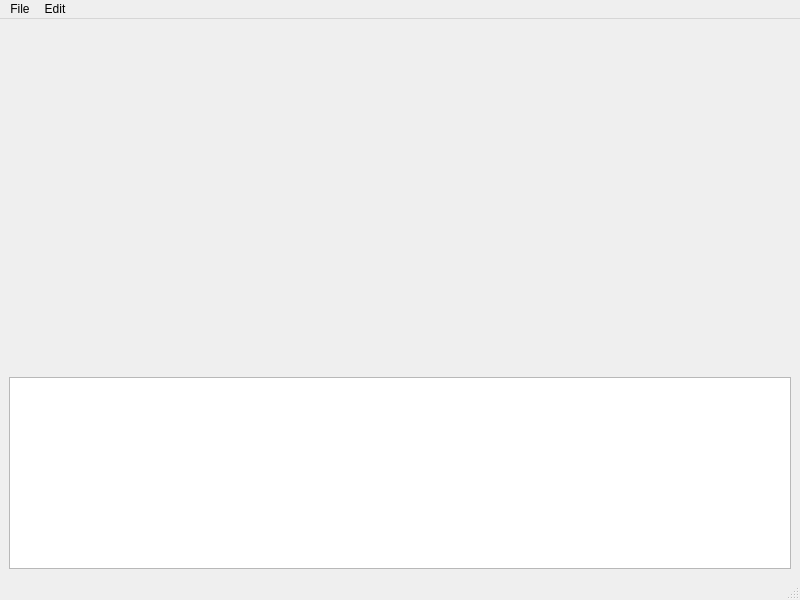
<?xml version="1.0" encoding="UTF-8"?>
<ui version="4.0">
 <class>MainWindow</class>
 <widget class="QMainWindow" name="MainWindow">
  <property name="geometry">
   <rect>
    <x>0</x>
    <y>0</y>
    <width>800</width>
    <height>600</height>
   </rect>
  </property>
  <property name="windowTitle">
   <string>MainWindow</string>
  </property>
  <widget class="QWidget" name="centralwidget">
   <layout class="QGridLayout" name="gridLayout">
    <item row="2" column="0">
     <widget class="QTableWidget" name="tableWidget">
      <property name="sizePolicy">
       <sizepolicy hsizetype="Expanding" vsizetype="Fixed">
        <horstretch>0</horstretch>
        <verstretch>0</verstretch>
       </sizepolicy>
      </property>
      <property name="showGrid">
       <bool>true</bool>
      </property>
      <property name="gridStyle">
       <enum>Qt::SolidLine</enum>
      </property>
     </widget>
    </item>
    <item row="1" column="0">
     <spacer name="verticalSpacer">
      <property name="orientation">
       <enum>Qt::Vertical</enum>
      </property>
      <property name="sizeHint" stdset="0">
       <size>
        <width>20</width>
        <height>40</height>
       </size>
      </property>
     </spacer>
    </item>
   </layout>
  </widget>
  <widget class="QMenuBar" name="menubar">
   <property name="geometry">
    <rect>
     <x>0</x>
     <y>0</y>
     <width>800</width>
     <height>26</height>
    </rect>
   </property>
   <widget class="QMenu" name="menuFile">
    <property name="title">
     <string>File</string>
    </property>
    <addaction name="actionImport"/>
    <addaction name="actionOpenProject"/>
    <addaction name="actionSaveProjectAs"/>
    <addaction name="actionNewProject"/>
    <addaction name="actionSaveProject"/>
   </widget>
   <widget class="QMenu" name="menuEdit">
    <property name="title">
     <string>Edit</string>
    </property>
    <addaction name="actionUndo"/>
    <addaction name="actionRedo"/>
   </widget>
   <addaction name="menuFile"/>
   <addaction name="menuEdit"/>
  </widget>
  <widget class="QStatusBar" name="statusbar"/>
  <action name="actionOpenProject">
   <property name="text">
    <string>Open Project</string>
   </property>
   <property name="statusTip">
    <string/>
   </property>
   <property name="shortcut">
    <string>Ctrl+O</string>
   </property>
  </action>
  <action name="actionSaveProjectAs">
   <property name="text">
    <string>Save Project As</string>
   </property>
  </action>
  <action name="actionImport">
   <property name="text">
    <string>Import</string>
   </property>
  </action>
  <action name="actionNewProject">
   <property name="enabled">
    <bool>true</bool>
   </property>
   <property name="text">
    <string>New Project</string>
   </property>
  </action>
  <action name="actionSaveProject">
   <property name="text">
    <string>Save Project</string>
   </property>
   <property name="shortcut">
    <string>Ctrl+S</string>
   </property>
  </action>
  <action name="actionUndo">
   <property name="text">
    <string>Undo</string>
   </property>
   <property name="shortcut">
    <string>Ctrl+Z</string>
   </property>
  </action>
  <action name="actionRedo">
   <property name="text">
    <string>Redo</string>
   </property>
   <property name="shortcut">
    <string>Ctrl+Y</string>
   </property>
  </action>
 </widget>
 <resources/>
 <connections/>
</ui>
